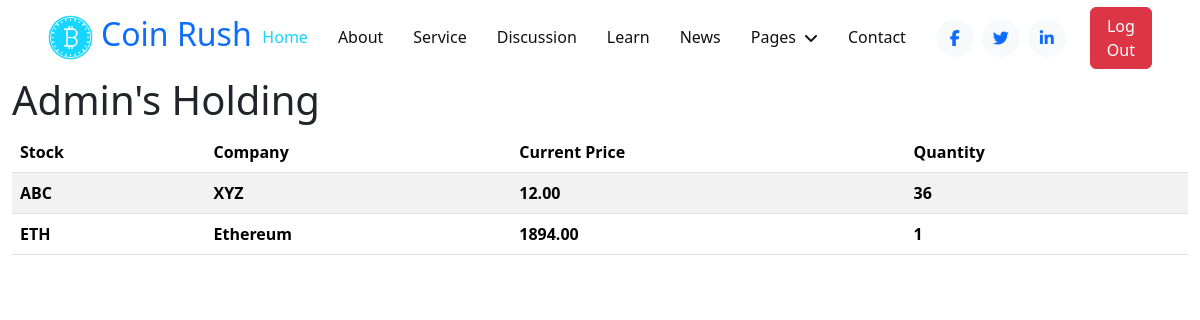
The app's page /user-holdings/ (signed in), older data.
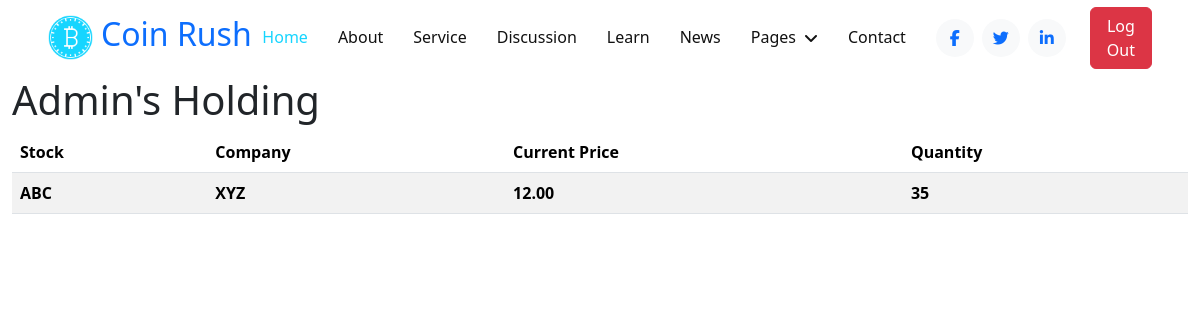
The same page, newer data.
### coinRush/models.py (models this page shows, shortened)
class User(AbstractBaseUser, PermissionsMixin):
    email = models.EmailField(default="", unique=True, blank=True, max_length=255)
    name = models.CharField(max_length=255, blank=True, default="")
    profile_pic = models.ImageField(upload_to="profile_pics/", null=True, blank=True)
    photo_id = models.ImageField(null=True, blank=True)
    is_staff = models.BooleanField(default=False)
    is_active = models.BooleanField(default=True)
    is_superuser = models.BooleanField(default=False)
    created_date = models.DateTimeField(default=timezone.now())
    last_login = models.DateTimeField(blank=True, null=True)
    objects = AuthUserManager()
    USERNAME_FIELD = "email"
    EMAIL_FIELD = "email"
    REQUERIES_FIELD = []
    class Meta:
        verbose_name = "User"
        verbose_name_plural = "Users"
    def get_short_name(self):
        return self.name or self.email.split("@")[0]

class UserHolding(models.Model):
    user = models.ForeignKey(User, on_delete=models.CASCADE)
    stock = models.ForeignKey(Stock, on_delete=models.CASCADE)
    quantity = models.PositiveIntegerField(default=0)

class Stock(models.Model):
    symbol = models.CharField(max_length=10, unique=True)
    company_name = models.CharField(max_length=255)
    current_price = models.DecimalField(max_digits=10, decimal_places=2)
    market_cap = models.DecimalField(max_digits=10, decimal_places=2)
    last_updated = models.DateTimeField(auto_now=True)
    image = models.ImageField(upload_to='stock_pics/',blank=True, null=True)
    def __str__(self):
        return self.symbol

### coinRush/views.py (the view)
# urls.py: path("user-holdings/", views.user_holdings, name="user-holdings"),
def user_holdings(request):
    user = request.user  # Assuming users are authenticated
    holdings = UserHolding.objects.filter(user=user)
    return render(
        request, "userholding/user_holdings.html", {"holdings": holdings, "user": user}
    )

### coinRush/templates/userholding/user_holdings.html (shortened to what this page needs)
{% extends "Base/base.html" %}
{% block content %}
<h1>{{user.name|capfirst}}'s Holding</h1>
{% if holdings %}
<table class="table table-striped">
    <thead>
        <tr>
            <th>Stock</th>
            <th>Company</th>
            <th>Current Price</th>
            <th>Quantity</th>
        </tr>
    </thead>
    <tbody>
        {% for holding in holdings%}
        <tr>
            <th>{{holding.stock}}</th>
            <th>{{holding.stock.company_name}}</th>
            <th>{{holding.stock.current_price}}</th>
            <th>{{holding.quantity}}</th>
        </tr>
        {% endfor %}
    </tbody>
</table>
{% else %}
<p>No current holdings</p>
{%endif%}
{% endblock %}

### coinRush/templates/Base/base.html (shortened to what this page needs)
{% load static %}
<!DOCTYPE html>
<html lang="en">
<head>
    <link rel="stylesheet" href="https://cdnjs.cloudflare.com/ajax/libs/font-awesome/6.4.2/css/all.min.css"
 />
    <link href="https://cdn.jsdelivr.net/npm/bootstrap@5.3.2/dist/css/bootstrap.min.css" rel="stylesheet"
>
    <link rel="stylesheet" href="https://cdn.jsdelivr.net/npm/bootstrap-icons@1.3.0/font/bootstrap-icons.css">
    {% load static %}
    <link rel="stylesheet" href="{% static 'css/styles.css' %}" />
</head>
<body>
    {% include 'Base/navbar.html' %}
    <div class="container-fluid">
        {% block content %}
        {% endblock %}
    </div>
</body>
</html>

### coinRush/templates/Base/navbar.html (shortened to what this page needs)
{% load static %}
<nav class="navbar navbar-expand-lg bg-white navbar-light sticky-top p-0 px-4 px-lg-5">
    <a href="{% url 'home' %}" class="navbar-brand d-flex align-items-center">
        <h2 class="m-0 text-primary"><img class="img-fluid me-2" src="{% static 'images/icon-1.png' %}" alt=""
                style="width: 45px;">Coin Rush</h2>
    </a>
    <div class="collapse navbar-collapse" id="navbarCollapse">
        <div class="navbar-nav ms-auto py-4 py-lg-0">
            <a href="{% url 'home' %}" class="nav-item nav-link active">Home</a>
            <a href="{% url 'about' %}" class="nav-item nav-link">About</a>
            <a href="{% url 'services' %}" class="nav-item nav-link">Service</a>
            <a href="{% url 'discussion' %}" class="nav-item nav-link">Discussion</a>
            <a href="{% url 'courses' %}" class="nav-item nav-link">Learn</a>
            <a href="{% url 'news' %}" class="nav-item nav-link">News</a>
            <div class="nav-item dropdown">
                <a href="#" class="nav-link dropdown-toggle" data-bs-toggle="dropdown">Pages</a>
            </div>
            <a href="contact.html" class="nav-item nav-link">Contact</a>
        </div>
        <div class="h-100 d-lg-inline-flex align-items-center d-none me-4">
            <a class="btn btn-square rounded-circle bg-light text-primary me-2" href=""><i
                    class="fab fa-facebook-f"></i></a>
            <a class="btn btn-square rounded-circle bg-light text-primary me-2" href=""><i
                    class="fab fa-twitter"></i></a>
            <a class="btn btn-square rounded-circle bg-light text-primary me-0" href=""><i
                    class="fab fa-linkedin-in"></i></a>
        </div>
        <div class="d-flex">
            {% if user.is_authenticated %}
            <a href="{% url 'logout' %}" class="btn btn-danger">
                Log Out
            </a>
            {% else %}
            <a href="{% url 'redirect_to_login' %}" class="btn btn-primary">Log In</a>
            {% endif %}
        </div>
    </div>
</nav>

### coinRush/static/css/styles.css (style rules this page uses)
:root { --primary: #16D5FF; --secondary: #999999; --light: #F2F8FE; --dark: #111111; }
.btn { font-weight: 500; transition: .5s; }
.btn-square { width: 38px; height: 38px; }
.btn-square, .btn-sm-square, .btn-lg-square { padding: 0; display: flex; align-items: center; justify-content: center; font-weight: normal; }
.navbar.sticky-top { top: -100px; transition: .5s; }
.navbar .navbar-brand { height: 75px; }
.navbar .navbar-nav .nav-link { margin-right: 30px; padding: 25px 0; color: var(--dark); font-weight: 500; outline: none; }
.navbar .navbar-nav .nav-link:hover, .navbar .navbar-nav .nav-link.active { color: var(--primary); }
.navbar .dropdown-toggle::after { border: none; content: "\f107"; font-family: "Font Awesome 5 Free"; font-weight: 900; vertical-align: middle; margin-left: 8px; }

Row changes from the older to the newer data that the page shows:
removed UserHolding: stock "ETH", stock.company_name "Ethereum", stock.current_price "1894.00", quantity "1"
changed UserHolding "ABC": quantity "36" → "35"
